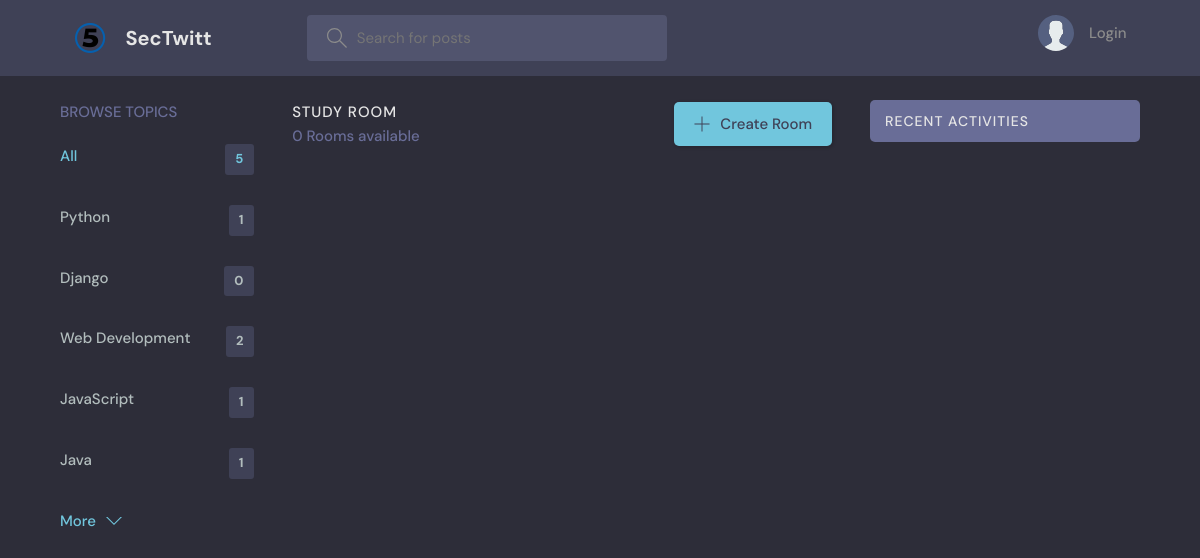
/?q=Mimikatz, run on an earlier commit of the app's database.
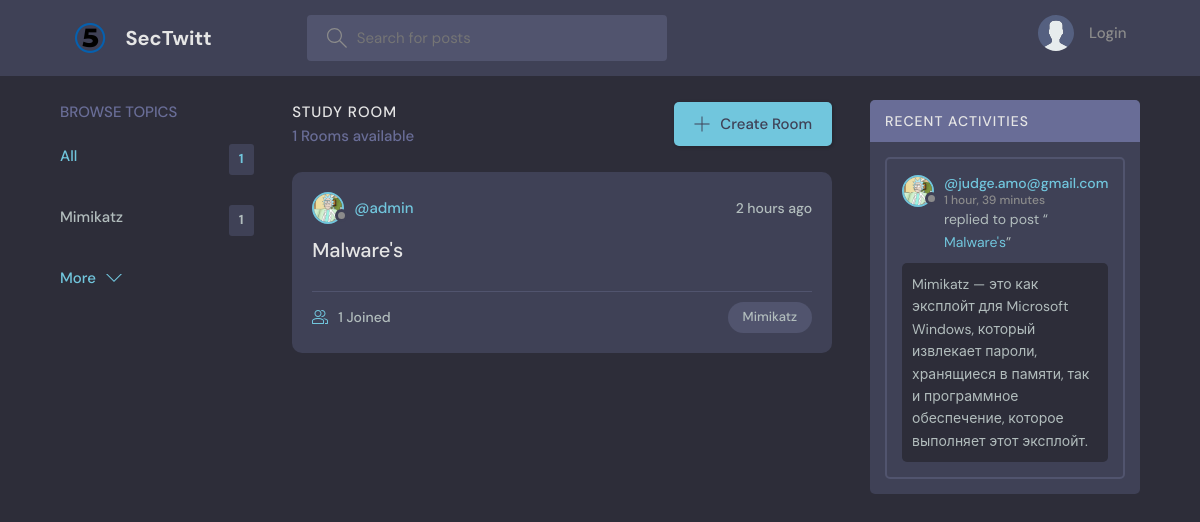
And on a later commit of the database.
### base/models.py (models this page shows, shortened)
class Topic(models.Model):
    name = models.CharField(max_length=200)

class Room(models.Model):
    host = models.ForeignKey(User, on_delete=models.SET_NULL, null=True)
    topic = models.ForeignKey(Topic, on_delete=models.SET_NULL, null=True)
    name = models.CharField(max_length=200)
    description = models.TextField(null=True, blank=True)
    participants = models.ManyToManyField(User, related_name='participants', blank=True)
    update = models.DateTimeField(auto_now=True)
    created = models.DateTimeField(auto_now_add=True)
    class Meta:
        ordering = ['-update', '-created']
    def __str__(self):
        return self.name

class User(AbstractUser):
    name = models.CharField(max_length=200, null=True)
    email = models.EmailField(unique=True, null=True)
    bio = models.TextField(null=True)
    avatar = models.ImageField(null=True, default="avatar.svg")
    USERNAME_FIELD = 'email'
    REQUIRED_FIELDS = []

class Message(models.Model):
    user = models.ForeignKey(User, on_delete=models.CASCADE)
    room = models.ForeignKey(Room, on_delete=models.CASCADE)
    body = models.TextField()
    update = models.DateTimeField(auto_now=True)
    created = models.DateTimeField(auto_now_add=True)
    class Meta:
        ordering = ['-update', '-created']

### base/views.py (the view)
# urls.py: path('', views.home, name="home"),
def home(request):
    q = request.GET.get('q') if request.GET.get('q') != None else ''
    rooms = Room.objects.filter(
        Q(topic__name__icontains=q) |
        Q(name__icontains=q) |
        Q(description__icontains=q)
    )
    topics = Topic.objects.all()[0:5]
    room_count = rooms.count()
    room_messages = Message.objects.filter(Q(room__topic__name__icontains=q))
    context = {'rooms': rooms, 'topics': topics, 'room_count': room_count, 'room_messages': room_messages}
    return render(request, 'base/home.html', context)

### base/templates/base/home.html (shortened to what this page needs)
{% extends 'main.html' %}
{% block content %}
    <main class="layout layout--3">
      <div class="container">
        {% include 'base/topics_component.html' %}
        <div class="roomList">
          <div class="roomList__header">
            <div>
              <h2>Study Room</h2>
              <p>{{room_count}} Rooms available</p>
            </div>
            <a class="btn btn--main" href="{% url 'create-room' %}">
              <svg version="1.1" xmlns="http://www.w3.org/2000/svg" width="32" height="32" viewBox="0 0 32 32">
                <title>add</title>
                <path
                  d="M16.943 0.943h-1.885v14.115h-14.115v1.885h14.115v14.115h1.885v-14.115h14.115v-1.885h-14.115v-14.115z"
                ></path>
              </svg>
              Create Room
            </a>
          </div>
          {% include 'base/feed_component.html' %}
        </div>
        {% include 'base/activity_component.html' %}
      </div>
    </main>
{% endblock %}

### base/templates/base/topics_component.html
<div class="topics">
          <div class="topics__header">
            <h2>Browse Topics</h2>
          </div>
          <ul class="topics__list">
            <li>
              <a href="{% url 'home' %}" class="active">All <span>{{topics.count}}</span></a>
            </li>
              {% for topic in topics %}
            <li>
              <a href="{% url 'home' %}?q={{ topic.name }}">{{topic.name}} <span>{{topic.room_set.all.count}}</span></a>
            </li>
              {% endfor %}
          </ul>
          <a class="btn btn--link" href="{% url 'topics' %}">
            More
            <svg version="1.1" xmlns="http://www.w3.org/2000/svg" width="32" height="32" viewBox="0 0 32 32">
              <title>chevron-down</title>
              <path d="M16 21l-13-13h-3l16 16 16-16h-3l-13 13z"></path>
            </svg>
          </a>
        </div>

### base/templates/base/feed_component.html (shortened to what this page needs)
{% for room in rooms %}
<div class="roomListRoom">
            <div class="roomListRoom__header">
              <a href="{% url 'user-profile' room.host.id %}" class="roomListRoom__author">
                <div class="avatar avatar--small">
                  <img src="{{room.host.avatar.url}}" />
                </div>
                <span>@{{room.host.username}}</span>
              </a>
              <div class="roomListRoom__actions">
                <span>{{room.created|timesince}} ago</span>
              </div>
            </div>
            <div class="roomListRoom__content">
              <a href="{% url 'room' room.id %}">{{room.name}}</a>
            </div>
            <div class="roomListRoom__meta">
              <a href="{% url 'room' room.id %}" class="roomListRoom__joined">
                {{room.participants.all.count}} Joined
              </a>
              <p class="roomListRoom__topic">{{room.topic.name}}</p>
            </div>
          </div>
{% endfor %}

### base/templates/base/activity_component.html (shortened to what this page needs)
<div class="activities">
          <div class="activities__header">
            <h2>Recent Activities</h2>
          </div>
            {% for message in room_messages %}
          <div class="activities__box">
            <div class="activities__boxHeader roomListRoom__header">
              <a href="{% url 'user-profile' message.user.id %}" class="roomListRoom__author">
                <div class="avatar avatar--small">
                  <img src="{{message.user.avatar.url}}" />
                </div>
                <p>
                  @{{message.user}}
                  <span>{{message.created|timesince}}</span>
                </p>
              </a>
            </div>
            <div class="activities__boxContent">
              <p>replied to post “<a href="{% url 'room' message.room.id %}">{{message.room}}</a>”</p>
              <div class="activities__boxRoomContent">
                {{ message.body }}
              </div>
            </div>
          </div>
            {% endfor %}
        </div>

What changed in the data, as far as the page shows it:
removed Topic: name "Django", room_set.all.count "0"
removed Topic: name "Web Development", room_set.all.count "2"
removed Topic: name "JavaScript", room_set.all.count "1"
removed Topic: name "Java", room_set.all.count "1"
changed Topic id 1: name "Python" → "Mimikatz"
now on this page (row edited): Room: host.avatar (picture), host.username "admin", created "2 hours", name "Malware's", participants.all.count "1", topic.name "Mimikatz"
added Message: user.avatar (picture), user "judge.amo@gmail.com", created "1 hour, 39 minutes", room "Malware's", body "Mimikatz — это как эксплойт для Microsoft Windows, который извлекает пароли, хранящиеся в памяти, так и программное обеспечение, которое выполняет этот эксплойт."
Also different on the page:
{{ topics.count }}: "5" → "1"
{{ room_count }}: "0" → "1"
